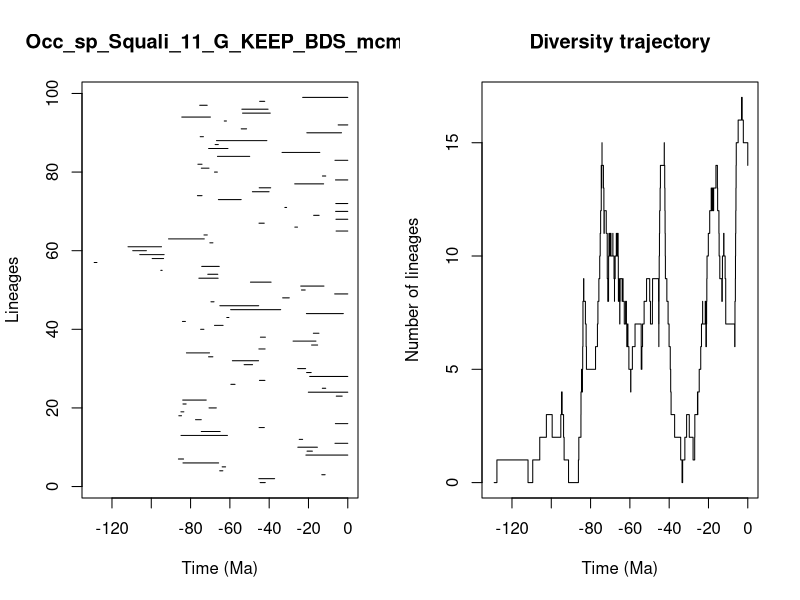

R code for this plot:


pdf(file='../Results/Species/5_MA_bins_EXT_EP/pyrate_mcmc_logs/Occ_sp_Squali_11_G_KEEP_BDS_mcmc_LTT.pdf',width=0.6*20, height=0.6*10)
title = "Occ_sp_Squali_11_G_KEEP_BDS_mcmc"
ts=c(44.60772354452449, 45.26813653949342,13.217994513257466,65.17343950180047,63.932461844367424,83.8719399408157,86.18761242755647,21.31643509907922,20.735294293399715,25.41852048611832,6.516921149772451,24.71095024469831,84.87026754102256,74.56783878176468,45.13391929595692,6.311476735624188,77.4736870901654,85.9775500075562,84.90454147267444,70.61580610473392,83.88278166807315,84.00652267940004,5.862304035524264,20.07909921781806,12.955769014025753,59.49267024853285,44.94514644171957,19.373337997604363,20.94858022965398,25.499489212841357,52.75165678325378,58.729683324916415,70.85055947435393,82.10688210744584,45.242402384661304,18.418050705389028,27.840357387072793,44.45894612135613,17.512584222211423,74.88142058583456,67.823504107463,84.13278768079222,61.56854311908338,21.056578757684026,59.610227095036045,65.088617311141,69.62510061412745,33.141151899538,6.6671335561693,23.5620994876515,23.940879512286838,49.52441133397549,75.77594890371392,71.23441556524682,95.14695941592073,74.3239224149986,129.0505142577491,99.5430787434992,105.86211032251327,109.43498324727247,111.82806983466334,70.18399551387327,91.21631738995694,73.17779384888073,5.94035768021198,26.9439459613745,45.17964515707148,6.016051157673284,17.36756919747006,6.191860763661082,32.01617512672707,6.0967696524503285,65.84249295588684,76.50855790459175,48.54096247099813,45.07627618695305,27.01204488378407,6.25857012792248,12.893495455942151,67.82724218278993,74.52877699894877,76.26698049923412,6.519698297611337,66.31390587630479,33.44948048786757,70.8199705844428,67.49372205739273,66.81003225935035,75.10487046334147,20.838667638474742,54.22511385225537,4.89456733520293,62.851700192694906,84.47514682244724,53.54749020859794,53.89763307772414,75.3416648907684,44.846379918529124,22.957400518390347)
te=c(41.99477658221307, 37.22567566833728,11.521023665316093,63.57547369481213,62.180003980762066,65.72513340509653,83.56777052476251,0.0,18.02063869036733,15.464429804854698,0.0,22.98250578089319,61.23680651809043,64.95778576928761,42.46953001717447,0.0,74.56760703127784,84.61439288378463,83.42572662167579,66.90451767238554,82.2647258241266,72.02947892566678,2.8466117606486914,0.0,11.225846584124113,57.3712235022813,42.16651454524864,0.0,18.615982841929704,21.45947240148261,48.455190228336285,45.400191319972876,68.65716677755258,70.37215273388696,42.07794609859728,15.340136636036226,16.20514294676619,41.922701756652806,14.683571947213762,73.2281150622724,63.464657230496,82.63285228719332,60.501597022975815,2.2678457803810828,34.14460235098997,45.341955479785256,68.06783221715305,29.775088453223564,0.0,21.656421381972887,12.11977716896612,39.025663869831824,65.9786388709502,66.14835850500653,94.46708436316828,65.41451971262993,127.66180472790764,93.73932454748784,93.46656626184482,102.49216368296798,94.7925963769256,68.63692613659892,73.03577415417335,71.50466263750516,0.0,25.5924700389391,42.51549948053832,0.0,14.580928443068336,0.0,31.12601957034059,0.0,54.24344348642293,74.17182026513706,40.051418804617555,39.23105524063387,12.288772523109175,0.0,11.212836781845128,66.37894593083772,70.63842078456113,74.1820033617612,0.0,49.90898695148007,14.237767447243252,60.98353190808426,65.88583468697496,41.18209922326709,73.46432977609395,3.189022490546645,51.50302407501379,0.0,61.75518845547916,69.89971866155608,39.44765548067717,40.554445848596224,71.53094642142658,42.269899235810044,0.0)
div_traj=c(0, 1,0,1,2,3,2,3,4,3,2,1,0,1,2,3,4,5,4,5,6,7,8,9,8,7,6,5,6,7,8,9,10,11,12,13,14,13,14,15,14,13,12,11,12,11,10,9,8,9,10,11,10,11,10,11,10,11,10,9,8,9,10,11,10,11,10,11,10,9,8,9,8,7,8,9,8,9,8,7,8,7,6,7,6,5,4,5,6,7,6,5,6,7,8,9,8,7,8,9,8,7,6,7,8,9,10,11,12,13,14,15,14,13,12,11,10,9,8,7,6,5,4,3,2,1,0,1,2,3,2,1,2,3,4,3,4,5,6,7,8,7,8,7,6,7,8,9,10,11,12,13,12,13,12,13,14,13,12,11,10,9,8,9,10,11,10,9,8,7,6,7,8,9,10,11,12,13,14,15,16,17,16,15,14)
time_events=c(129.0505142577491, 127.66180472790764,111.82806983466334,109.43498324727247,105.86211032251327,102.49216368296798,99.5430787434992,95.14695941592073,94.7925963769256,94.46708436316828,93.73932454748784,93.46656626184482,91.21631738995694,86.18761242755647,85.9775500075562,84.90454147267444,84.87026754102256,84.61439288378463,84.47514682244724,84.13278768079222,84.00652267940004,83.88278166807315,83.8719399408157,83.56777052476251,83.42572662167579,82.63285228719332,82.2647258241266,82.10688210744584,77.4736870901654,76.50855790459175,76.26698049923412,75.77594890371392,75.3416648907684,75.10487046334147,74.88142058583456,74.56783878176468,74.56760703127784,74.52877699894877,74.3239224149986,74.1820033617612,74.17182026513706,73.46432977609395,73.2281150622724,73.17779384888073,73.03577415417335,72.02947892566678,71.53094642142658,71.50466263750516,71.23441556524682,70.85055947435393,70.8199705844428,70.63842078456113,70.61580610473392,70.37215273388696,70.18399551387327,69.89971866155608,69.62510061412745,68.65716677755258,68.63692613659892,68.06783221715305,67.82724218278993,67.823504107463,67.49372205739273,66.90451767238554,66.81003225935035,66.37894593083772,66.31390587630479,66.14835850500653,65.9786388709502,65.88583468697496,65.84249295588684,65.72513340509653,65.41451971262993,65.17343950180047,65.088617311141,64.95778576928761,63.932461844367424,63.57547369481213,63.464657230496,62.851700192694906,62.180003980762066,61.75518845547916,61.56854311908338,61.23680651809043,60.98353190808426,60.501597022975815,59.610227095036045,59.49267024853285,58.729683324916415,57.3712235022813,54.24344348642293,54.22511385225537,53.89763307772414,53.54749020859794,52.75165678325378,51.50302407501379,49.90898695148007,49.52441133397549,48.54096247099813,48.455190228336285,45.400191319972876,45.341955479785256,45.26813653949342,45.242402384661304,45.17964515707148,45.13391929595692,45.07627618695305,44.94514644171957,44.846379918529124,44.60772354452449,44.45894612135613,42.51549948053832,42.46953001717447,42.269899235810044,42.16651454524864,42.07794609859728,41.99477658221307,41.922701756652806,41.18209922326709,40.554445848596224,40.051418804617555,39.44765548067717,39.23105524063387,39.025663869831824,37.22567566833728,34.14460235098997,33.44948048786757,33.141151899538,32.01617512672707,31.12601957034059,29.775088453223564,27.840357387072793,27.01204488378407,26.9439459613745,25.5924700389391,25.499489212841357,25.41852048611832,24.71095024469831,23.940879512286838,23.5620994876515,22.98250578089319,22.957400518390347,21.656421381972887,21.45947240148261,21.31643509907922,21.056578757684026,20.94858022965398,20.838667638474742,20.735294293399715,20.07909921781806,19.373337997604363,18.615982841929704,18.418050705389028,18.02063869036733,17.512584222211423,17.36756919747006,16.20514294676619,15.464429804854698,15.340136636036226,14.683571947213762,14.580928443068336,14.237767447243252,13.217994513257466,12.955769014025753,12.893495455942151,12.288772523109175,12.11977716896612,11.521023665316093,11.225846584124113,11.212836781845128,6.6671335561693,6.519698297611337,6.516921149772451,6.311476735624188,6.25857012792248,6.191860763661082,6.0967696524503285,6.016051157673284,5.94035768021198,5.862304035524264,4.89456733520293,3.189022490546645,2.8466117606486914,2.2678457803810828,0.0)
                par(mfrow=c(1,2))
                L = length(ts)
                plot(ts, 1:L , xlim=c(-max(ts)-1,0), pch=20, type="n", main=title,xlab="Time (Ma)",ylab="Lineages")
                for (i in 1:L){segments(x0=-te[i],y0=i,x1=-ts[i],y1=i)}    
                t = -time_events
                plot(div_traj ~ t,type="s", main = "Diversity trajectory",xlab="Time (Ma)",ylab="Number of lineages",xlim=c(-max(ts)-1,0))
                abline(v=c(65,200,251,367,445),lty=2,col="gray")
                
